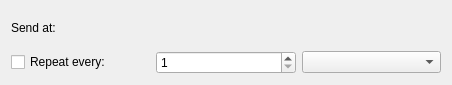
<?xml version="1.0" encoding="UTF-8"?>
<ui version="4.0">
 <class>SendLaterWidget</class>
 <widget class="QWidget" name="SendLaterWidget">
  <property name="geometry">
   <rect>
    <x>0</x>
    <y>0</y>
    <width>452</width>
    <height>85</height>
   </rect>
  </property>
  <layout class="QGridLayout" name="gridLayout">
   <item row="0" column="0">
    <widget class="QLabel" name="mLabel">
     <property name="text">
      <string>Send at:</string>
     </property>
    </widget>
   </item>
   <item row="0" column="1" colspan="2">
    <widget class="SendLater::SendLaterTimeDateWidget" name="mDateTime" native="true"/>
   </item>
   <item row="1" column="0">
    <widget class="QCheckBox" name="mRecurrence">
     <property name="text">
      <string>Repeat every:</string>
     </property>
    </widget>
   </item>
   <item row="1" column="1">
    <widget class="QSpinBox" name="mRecurrenceValue">
     <property name="minimum">
      <number>1</number>
     </property>
     <property name="maximum">
      <number>365</number>
     </property>
    </widget>
   </item>
   <item row="1" column="2">
    <widget class="KComboBox" name="mRecurrenceComboBox"/>
   </item>
  </layout>
 </widget>
 <customwidgets>
  <customwidget>
   <class>KComboBox</class>
   <extends>QComboBox</extends>
   <header>kcombobox.h</header>
  </customwidget>
  <customwidget>
   <class>SendLater::SendLaterTimeDateWidget</class>
   <extends>QWidget</extends>
   <header>sendlatertimedatewidget.h</header>
  </customwidget>
 </customwidgets>
 <resources/>
 <connections/>
</ui>
